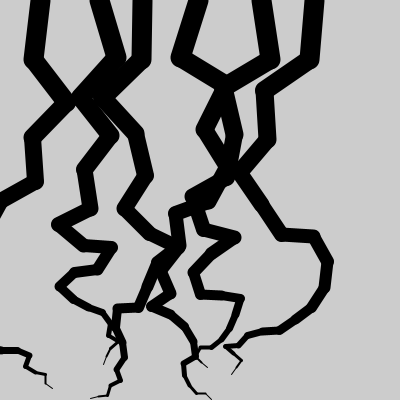
Frame 1 (no input)
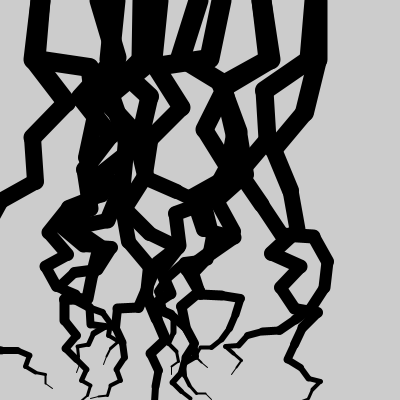
Frame 2 (the mouse pressed at the canvas centre, redrawn once)

The Processing sketch that drew these frames (run headless with seeded random() and noise(); the mouse was pressed at the canvas centre and the sketch redrawn once):

// Processing sketch: sk_recursive_thunder_for
// ── sk_recursive_thunder_for.pde
void setup()
{
  size(400, 400);
  noLoop();  // アニメーションしない
}

void draw()
{
  // 再帰的な雷状の描画を，X軸方向に繰り返す．
  for( float fX = 40; fX < 360; fX += random( 40, 80 ) )
  {
    drawLightning( fX, 0, 60, 90 + random( -20, 20 ), 20 ); // 最初の再帰呼び出し
  }
}

/**
  再帰関数：線を再帰的に短くし，ランダムに回転させながら描画する．
*/
void drawLightning( float fBeginX, float fBeginY, float fLength, float fRot, int iLevel )
{
  if ( iLevel > 0 )  // 再帰の継続条件
  {
    // 線の終点
    float fEndX = fBeginX + cos( radians( fRot ) ) * fLength;
    float fEndY = fBeginY + sin( radians( fRot ) ) * fLength;
    
    strokeWeight( iLevel );
    stroke(0);
    line( fBeginX, fBeginY, fEndX, fEndY ); // 線を描画
    
    // 子の回転
    float fNewRot = fRot + random( -90, 90 );
    
    // 真横に向いたら逆向きに戻す．
    if( fNewRot > 180 )
    {
      fNewRot -= 160;  
    }
    else if( fNewRot < 0 )
    {
      fNewRot += 160;
    }
    
    drawLightning( fEndX, fEndY, fLength * 0.9, fNewRot, iLevel - 1 ); // 再帰呼び出し
  }
}
